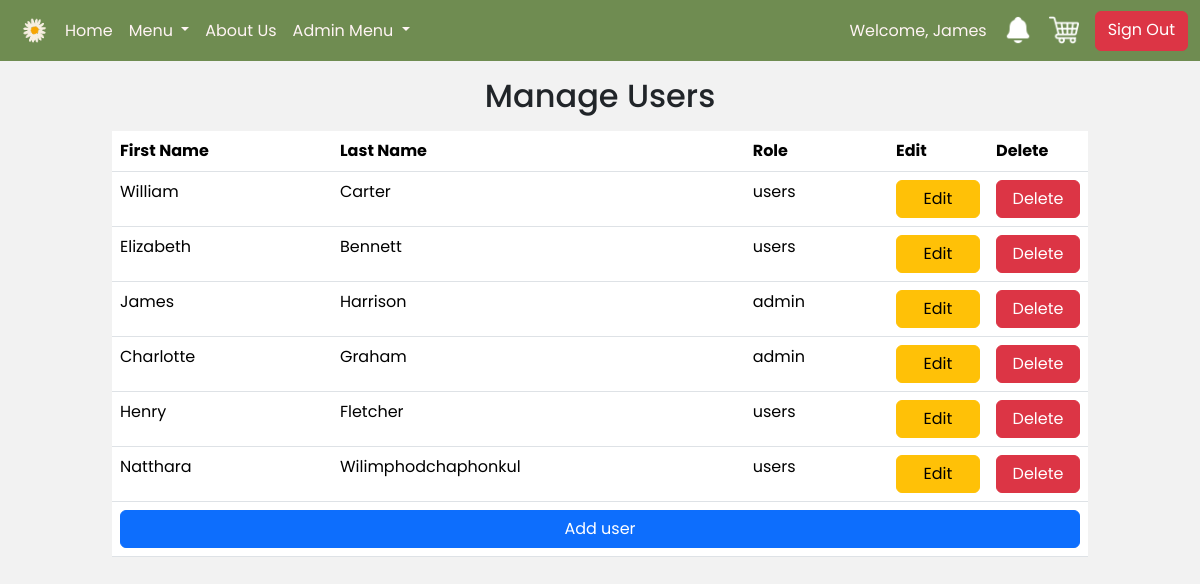
The app's page /manage_users.php (signed in) with its own data.
### tables this page shows
CREATE TABLE `users` (
  `user_id` int(11) NOT NULL,
  `username` varchar(50) NOT NULL,
  `password` varchar(50) NOT NULL,
  `firstname` varchar(50) NOT NULL,
  `lastname` varchar(50) NOT NULL,
  `role` char(5) NOT NULL
);

### manage_users.php (the view, shortened to what this page needs)
<!DOCTYPE html>
<html lang="en">
<head>
    <link rel="stylesheet" href="css/bootstrap.min.css">
    <link rel="stylesheet" href="style.css">
<?php
    require_once "php/config.php";
?>
</head>
<body>
    <?php include_once "navbar.php" ?>
    <div class="container-fluid my-3">
        <div class="row">
            <div class="col col-md-1 col-lg-1">
            </div>
            <div class="col-12 col-md-10 col-lg-10">
                <h2 class="text-center mb-3">Manage Users</h2>
                <div class="table-responsive">
                    <table class="table table-hover">
                        <thead>
                            <tr>
                                <th>First Name</th>
                                <th>Last Name</th>
                                <th>Role</th>
                                <th style="width: 100px;">Edit</th>
                                <th style="width: 100px;">Delete</th>
                            </tr>
                        </thead>
                        <tbody>
                            <?php
                                $query = "SELECT * FROM users";
                                $result = mysqli_query($connect, $query);
                                if(mysqli_num_rows($result) >= 1) {
                                    while ($user = mysqli_fetch_assoc($result)) {
                            ?>
                                <tr>
                                    <td><?= $user['firstname']; ?></td>
                                    <td><?= $user['lastname']; ?></td>
                                    <td><?= $user['role']; ?></td>
                                    <td>
                                        <button type="button" class="btn btn-warning w-100" data-bs-toggle="modal" data-bs-target="#exampleModal<?= $user['user_id']; ?>">
                                            Edit
                                        </button>
                                    </td>
                                    <td><a href="manage_users.php?del=<?= $user['user_id']; ?>" data-id="<?= $user['user_id']; ?>" class="btn btn-danger w-100 delete-btn">Delete</a></td>
                                </tr>
                            <?php
                                    }
                                }
                            ?>
                            <tr>
                                <td colspan="5" align="center"><a href="register.php" class="btn btn-primary w-100">Add user</a></td>
                            </tr>
                        </tbody>
                    </table>
                </div>
            </div>
            <div class="col col-md-1 col-lg-1">
            </div>
        </div>
    </div>
</body>
</html>

### style.css (style rules this page uses)
body { background-color: #f2f2f2; font-family: "Poppins", serif; font-weight: 400; font-style: normal; height: 100vh; margin: 0; padding: 0; display: flex; flex-direction: column; }

### records on screen
users: firstname "William", lastname "Carter", role "users"
users: firstname "Elizabeth", lastname "Bennett", role "users"
users: firstname "James", lastname "Harrison", role "admin"
users: firstname "Charlotte", lastname "Graham", role "admin"
users: firstname "Henry", lastname "Fletcher", role "users"
users: firstname "Natthara", lastname "Wilimphodchaphonkul", role "users"

### other values on screen
$_SESSION['firstname'] "James"
